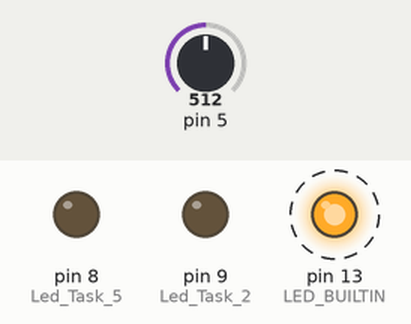
This program was run on a simulated Arduino Mega 2560, built with avr-gcc and run on an emulated ATmega2560. On the bench: output pins drawn as LEDs (lit = HIGH). Dashed ring = blinking. The test bench sets the inputs (shaded band); at power-on: pin 5 = 512.

Above: at 0.4 s.
Timing chart, 0 to 4.6 s (numbered marks = the images above):
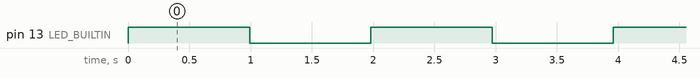

The program:

main.cpp
```cpp
#include <Arduino.h>
#include <Arduino_FreeRTOS.h>
#include <queue.h>
#include <IBusBM.h>

IBusBM ibusRc;
QueueHandle_t integerQueue;
QueueHandle_t integerQueue_2;

HardwareSerial &ibusRcSerial = Serial1;
HardwareSerial &debugSerial = Serial;

int readChannel(byte channelInput, int minLimit, int maxLimit, int defaultValue)
{
  uint16_t ch = ibusRc.readChannel(channelInput);
  if (ch < 100)
    return defaultValue;
  return map(ch, 1219, 2000, minLimit, maxLimit);
}

bool redSwitch(byte channelInput, bool defaultValue)
{
  int intDefaultValue = (defaultValue) ? 100 : 0;
  int ch = readChannel(channelInput, 0, 100, intDefaultValue);
  return (ch > 50);
}
//Tack for fsi6s to recive signal
void ReadContorller(void *pvParameters)
{
  (void)pvParameters;

  ibusRc.begin(ibusRcSerial);

  int ch_2;
  int ch;
  while (1)
  {

    if (ch_2 != redSwitch(8, 1))
    {
      ch_2 = redSwitch(8, 1);
    }
    if (ch != redSwitch(9, 1))
    {
      ch = redSwitch(9, 1);
    }

    xQueueSend(integerQueue, &ch, portMAX_DELAY);
    xQueueSend(integerQueue_2, &ch_2, portMAX_DELAY);

    vTaskDelay(1);
  }
}
//task to print the value in serial moniter
void TaskSerial(void *pvParameters)
{
  (void)pvParameters;

  while (!Serial)
  {
    vTaskDelay(1);
  }

  int valueFromQueue = 0;

  while (1)
  {
    if (xQueueReceive(integerQueue, &valueFromQueue, portMAX_DELAY) == pdPASS)
    {
      // debugSerial.println(valueFromQueue);
    }
  }
}
// Stand alone led blinkg @ 1 second interval
void TaskBlink(void *pvParameters)
{
  (void)pvParameters;

  pinMode(LED_BUILTIN, OUTPUT);

  for (;;)
  {
    digitalWrite(LED_BUILTIN, HIGH);
    vTaskDelay(1000 / portTICK_PERIOD_MS);
    digitalWrite(LED_BUILTIN, LOW);
    vTaskDelay(1000 / portTICK_PERIOD_MS);
  }
}
// Led blingking task for blingking led for 5 second
// on reciving cmd from controller task
void Led_Task_5(void *pvParameters)
{
  (void)pvParameters;
  int valueFromQueue = 0;

  pinMode(8, OUTPUT);

  while (1)
  {
    if (xQueueReceive(integerQueue, &valueFromQueue, portMAX_DELAY) == pdPASS)
    {
      if (valueFromQueue == 1)
      {

        digitalWrite(8, HIGH);
        vTaskDelay(5000 / portTICK_PERIOD_MS);
        digitalWrite(8, LOW);
      }
    }
  }
}

// Led blingking task for blingking led fro 2 second
// on reciving cmd from controller task
void Led_Task_2(void *pvParameters)
{
  (void)pvParameters;
  int valueFromQueue = 0;

  pinMode(9, OUTPUT);

  while (1)
  {
    if (xQueueReceive(integerQueue_2, &valueFromQueue, portMAX_DELAY) == pdPASS)
    {
      if (valueFromQueue == 1)
      {

        digitalWrite(9, HIGH);
        vTaskDelay(600 / portTICK_PERIOD_MS); // Not exectly 2 second but got this value by hit and trial
        digitalWrite(9, LOW);
      }
    }
  }
}
void setup()
{

  /**
   * Create a queue.
   * https://www.freertos.org/a00116.html
   */

  debugSerial.begin(9600);
  integerQueue = xQueueCreate(10, sizeof(int));
  integerQueue_2 = xQueueCreate(1, sizeof(int));

  if (integerQueue != NULL) // Make different if condition for function that consume same queue message
  {

    // Create task that consumes the queue if it was created.
    xTaskCreate(TaskSerial, // Task function
                "Serial",   // A name just for humans
                500,        // This stack size can be checked & adjusted by reading the Stack Highwater
                NULL,
                1, // Priority, with 3 (configMAX_PRIORITIES - 1) being the highest, and 0 being the lowest.
                NULL);
    xTaskCreate(Led_Task_5,             // Task function
                "led blink task 5 sec", // A name just for humans
                500,                    // This stack size can be checked & adjusted by reading the Stack Highwater
                NULL,
                1, // Priority, with 3 (configMAX_PRIORITIES - 1) being the highest, and 0 being the lowest.
                NULL);

    // Create task that publish data in the queue if it was created.
    xTaskCreate(ReadContorller, // Task function
                "AnalogRead",   // Task name
                500,            // Stack size
                NULL,
                1, // Priority
                NULL);
  }
  if (integerQueue_2 != NULL)
  {

    xTaskCreate(Led_Task_2,             // Task function
                "led blink task 2 sec", // A name just for humans
                500,                    // This stack size can be checked & adjusted by reading the Stack Highwater
                NULL,
                2, // Priority, with 3 (configMAX_PRIORITIES - 1) being the highest, and 0 being the lowest.
                NULL);
  }

  xTaskCreate(TaskBlink, // Task function
              "Blink",   // Task name
              500,       // Stack size
              NULL,
              1, // Priority
              NULL);
}

void loop() {}
```

Measured:
- by itself, pin 13 (LED_BUILTIN): alternates HIGH for 0.99 s and LOW for 0.99 s
